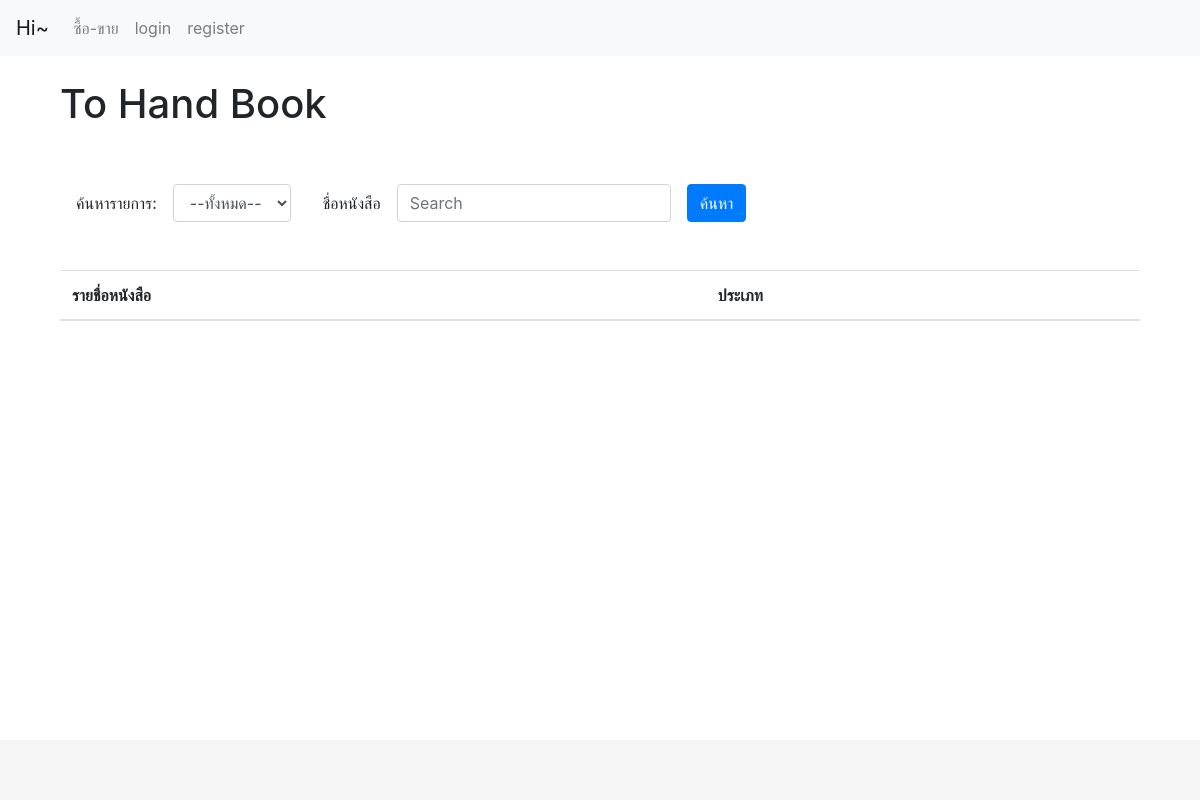
Before: / with the older database file.
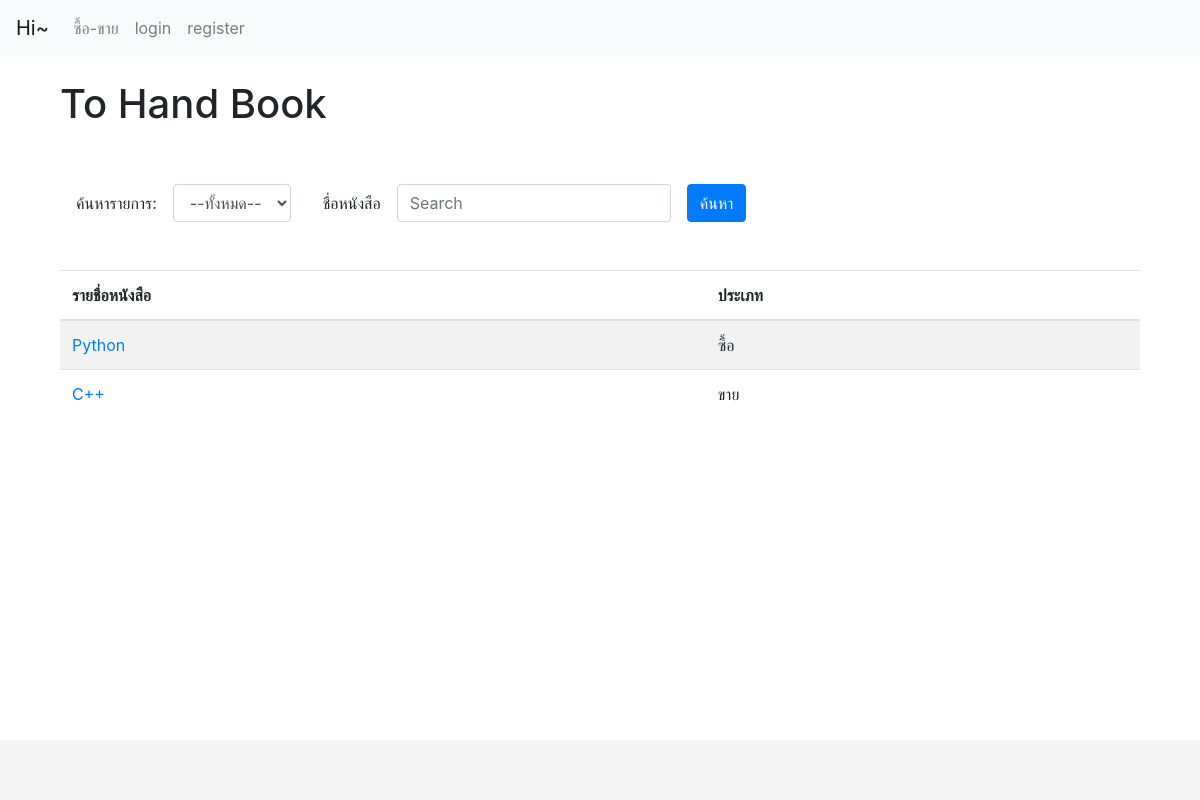
After: the same page with the newer database file.
### Post/models.py (models this page shows)
class Book(models.Model):
    create_by = models.ForeignKey(User, on_delete=models.CASCADE)
    create_date = models.DateTimeField(auto_now=True)
    name_book = models.CharField(max_length=50)
    type_for = (('S', 'ขาย'),('B', 'ซื้อ'))
    type_post = models.CharField(max_length=1, choices=type_for)
    price = models.FloatField(default=0)
    picture = models.URLField(max_length = 500,null = True)
    status = models.BooleanField(default=True)

### Post/views.py (the view)
def index(request):
    user_view = request.user
    search_txt = request.GET.get('inputSearch', '')
    print(search_txt)
    what_book = request.GET.get('what_book', '')
    books = Book.objects.filter(name_book__icontains = search_txt, status = True)
    if what_book:
        books = books.filter(type_post = what_book)
    return render(request, 'index.html', context={
        'search_txt': search_txt,
        'what_book': what_book,
        'booktype': Book.type_for,
        'books': books,
        'user_view': user_view,
    })

### Post/templates/index.html (shortened to what this page needs)
{% extends "base.html" %}
{% block content %}
<div class="container">
    <h1>To Hand Book</h1>
    <br/><br/>
    <form class="form-inline" method="GET" action="{% url 'index' %}">
        <div class="form-group mx-3">
            <label for="what_book">ค้นหารายการ:</label>
            <select class="form-control mx-3" id="what_book" name="what_book">
                <option value="">--ทั้งหมด--</option>
            </select>
        </div>
        <div class="form-group">
            <label for="inputSearch">ชื่อหนังสือ</label>
            <input type="text" class="form-control ml-3" id="inputSearch"
                name="inputSearch" placeholder="Search" value="{{search_txt}}">
        </div>
        <button type="submit" class="btn btn-primary ml-3">ค้นหา</button>
    </form>
    <br/><br/>
    <table class="table table-striped">
        <thead>
            <tr>
                <th scope="col">รายชื่อหนังสือ</th>
                <th scope="col">ประเภท</th>
            </tr>
        </thead>
        <tbody>
            {% for p in books %}
            <tr>
                <td  scope="col"><a href="{% url 'view_post' book_id=p.id %}">{{ p.name_book }}</a></td>
                {% for bt in booktype %}
                    {% if p.type_post == bt.0 %} <td>{{ bt.1 }}</td> {% endif %}
                {% endfor %}
            </tr>
            {% endfor %}
        </tbody>
    </table>
</div>
{% endblock content %}

### templates/base.html (shortened to what this page needs)
<!DOCTYPE html>
{% load static %}
<html lang="en">
<head>
    <link rel="stylesheet" type="text/css" href="{% static 'css/bootstrap.css' %}">
</head>
<body>
    <nav class="navbar navbar-expand-lg navbar-light bg-light">
        <a class="navbar-brand" href="{% url 'index' %}">Hi~ {{request.user.first_name}}</a>
        <div class="collapse navbar-collapse" id="navbarNav">
            <ul class="navbar-nav">
                <li class="nav-item">
                    <a class="nav-link" href="{% url 'index' %}">ซื้อ-ขาย</a>
                </li>
                {% if user.is_authenticated %}
                    <li class="nav-item">
                    <a class="nav-link" href="{% url 'logout' %}">logout</a>
                    </li>
                    <li class="nav-item">
                        <a class="nav-link" href="{% url 'create_post' %}">สร้าง Post</a>
                        </li>
                {% else %}
                    <li class="nav-item">
                    <a class="nav-link" href="{% url 'login' %}">login</a>
                    </li>
                    <li class="nav-item">
                    <a class="nav-link" href="{% url 'register' %}">register</a>
                    </li>
                {% endif %}
            </ul>
        </div>
    </nav>
    <br>
    <div class="container">
        {% block content %}
        {% endblock %}
    </div>
    <footer class="footer">
    </footer>
</body>
</html>

### templates/base.html (style rules this page uses)
html { position: relative; min-height: 100%; }
body { margin-bottom: 60px; }
.footer { position: absolute; bottom: 0; width: 100%; height: 60px; line-height: 60px; background-color: #f5f5f5; }

Changed rows visible on the page:
added Book: name_book "Python", bt "ซื้อ"
added Book: name_book "C++", bt "ขาย"
